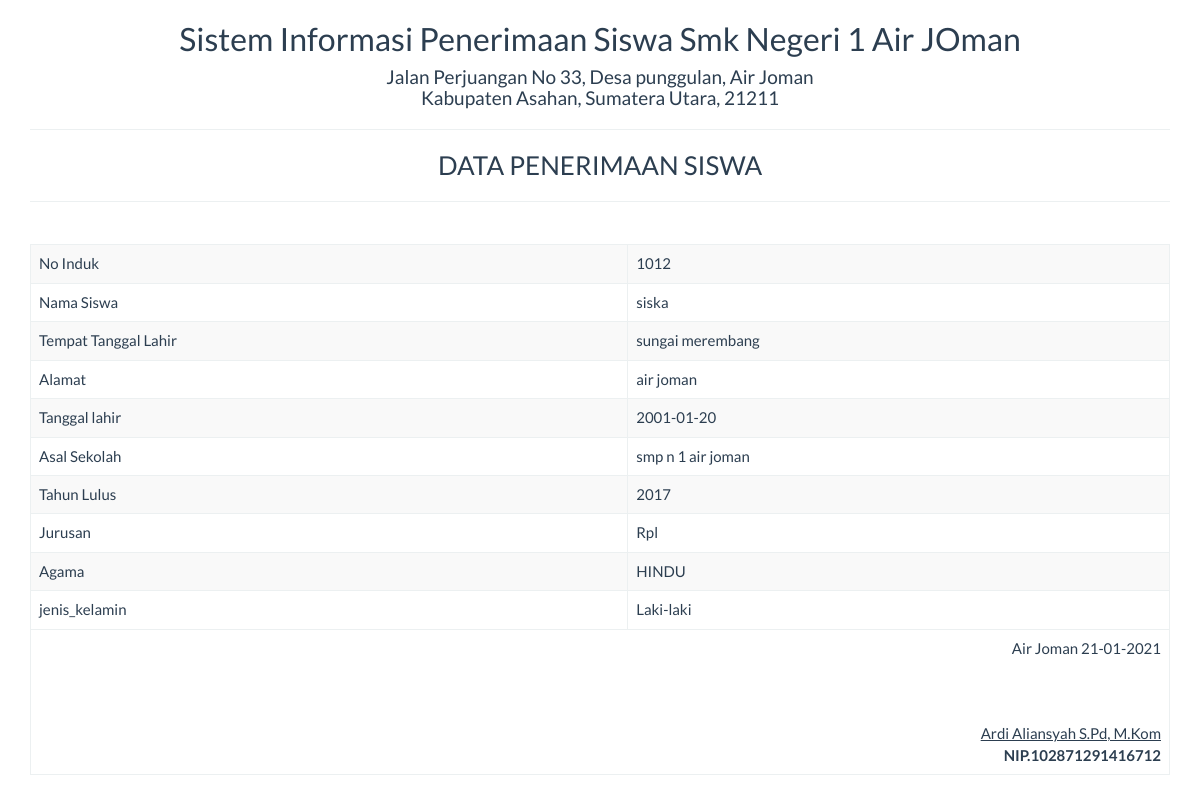
Screenshot of /report/lap_satu.php with the database file from the repository.
### tables this page shows
CREATE TABLE `pendaftaran` (
  `no_induk` varchar(23) NOT NULL,
  `nama_siswa` varchar(50) NOT NULL,
  `tempat_lahir` varchar(25) NOT NULL,
  `alamat` varchar(25) NOT NULL,
  `tgl_lahir` date NOT NULL,
  `asal_sekolah` varchar(30) NOT NULL,
  `tahun_lulus` varchar(15) NOT NULL,
  `jurusan` varchar(30) NOT NULL,
  `agama` varchar(100) NOT NULL,
  `jenis_kelamin` varchar(40) NOT NULL,
  `bi` varchar(30) NOT NULL,
  `bing` varchar(34) NOT NULL,
  `mm` varchar(23) NOT NULL,
  `jumlah` varchar(30) NOT NULL,
  `putusan_hasil` varchar(20) NOT NULL
);

### report/lap_satu.php (the view, shortened to what this page needs)
<!DOCTYPE html>
<html>
    <head>
        <link href="../Assets/css/bootstrap.min.css" rel="stylesheet" type="text/css"/>
    </head>
    <body onload="print()">
        <?php
        include '../config/koneksi.php';
          $sql = "SELECT * FROM pendaftaran";
        $query = mysqli_query($koneksi, $sql) or die("SQL Detail error");
        $data = mysqli_fetch_array($query);
        ?>
        <div class="container">
            <div class='row'>
                <div class="col-sm-12">
                    <div class="text-left">
                        <center><h2>Sistem Informasi Penerimaan Siswa Smk Negeri 1 Air JOman </h2>
                      <h4>Jalan Perjuangan No 33, Desa punggulan, Air Joman <br>Kabupaten Asahan, Sumatera Utara, 21211</h4></center>
                        <hr>
                        <center><h3>DATA PENERIMAAN SISWA</h3></center>
                         <hr>
                        <table class="table table-bordered table-striped table-hover" border="1">
                            <tbody>
								<tr>
                                    <td>No Induk</td><td><?= $data['no_induk'] ?></td>
                                </tr>
                                <tr>
                                    <td>Nama Siswa</td> <td><?= $data['nama_siswa'] ?></td>
                                </tr>
                                <tr>
                                    <td>Tempat Tanggal Lahir</td> <td><?= $data['tempat_lahir'] ?></td>
                                </tr>
                                <tr>
                                    <td>Alamat</td> <td><?= $data['alamat'] ?></td>
                                </tr>
								<tr>
                                    <td>Tanggal lahir</td> <td><?= $data['tgl_lahir'] ?></td>
                                </tr>
                                <tr>
                                    <td>Asal Sekolah</td> <td><?= $data['asal_sekolah'] ?></td>
                                </tr>
                                <tr>
                                    <td>Tahun Lulus</td> <td><?= $data['tahun_lulus'] ?></td>
                                </tr>
                                <tr>
                                    <td>Jurusan</td> <td><?= $data['jurusan'] ?></td>
                                </tr>
                                <tr>
                                    <td>Agama</td> <td><?= $data['agama'] ?></td>
                                </tr>
                                <tr>
                                    <td>jenis_kelamin</td> <td><?= $data['jenis_kelamin'] ?></td>
                                </tr>
                            </tbody>
                            <tfoot>
                                <tr>
                                    <tr>
                                    <BR><td colspan="2" class="text-right">
                                        Air Joman  <?= date("d-m-Y") ?>
                                        <br><br><br><br>
                                        <u>Ardi Aliansyah S.Pd, M.Kom<strong></u><br>
                                        NIP.102871291416712
									</td>
								</tr>
							</tfoot>
                        </table>
                    </div>
                </div>
            </div>
    </body>
</html>

### rows the page displays
pendaftaran: no_induk "1012", nama_siswa "siska", tempat_lahir "sungai merembang", alamat "air joman", tgl_lahir "2001-01-20", asal_sekolah "smp n 1 air joman", tahun_lulus "2017", jurusan "Rpl", agama "HINDU", jenis_kelamin "Laki-laki"
